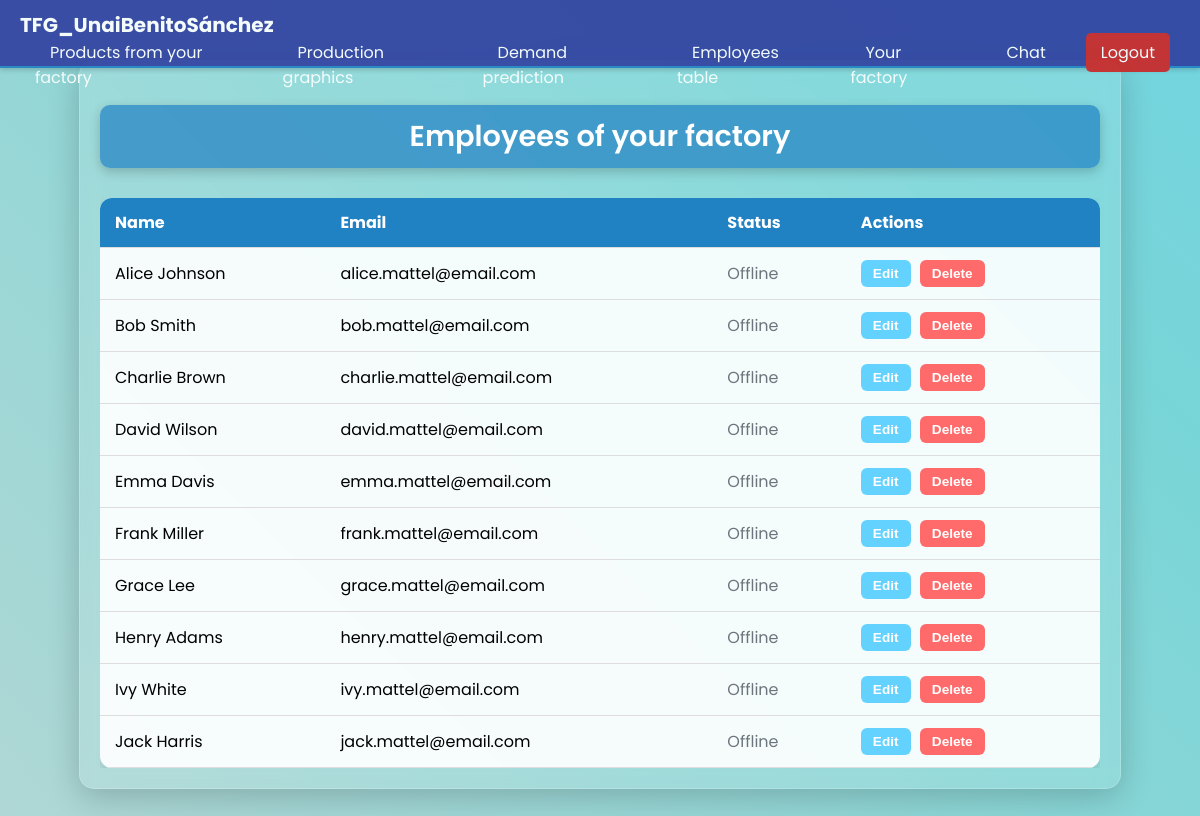
/php/employees_table.php (signed in), run on the app's committed database.
### tables this page shows
CREATE TABLE IF NOT EXISTS `employee` (
  `id_employee` INT NOT NULL AUTO_INCREMENT,
  `name` VARCHAR(255) NOT NULL,
  `email` VARCHAR(255) NOT NULL UNIQUE,
  `password` VARCHAR(10000) NOT NULL,
  `role` ENUM('worker', 'manager', 'admin') NOT NULL DEFAULT 'worker',
  `is_logged_in` BOOLEAN DEFAULT FALSE,
  PRIMARY KEY (`id_employee`)
);

### php/employees_table.php (the view, shortened to what this page needs)
<?php
require_once '../db_connect.php';
$bossEmail = $_SESSION['user_email'];
try {
    $stmt = $conn->prepare("SELECT id_boss_factory FROM boss WHERE email = :email");
    $stmt->bindParam(':email', $bossEmail);
    $stmt->execute();
    $boss = $stmt->fetch(PDO::FETCH_ASSOC);
    $bossId = $boss['id_boss_factory'];
    $stmt = $conn->prepare("SELECT factory_id_factory FROM factory_boss WHERE boss_id_boss_factory = :boss_id");
    $stmt->bindParam(':boss_id', $bossId);
    $stmt->execute();
    $factoryBoss = $stmt->fetch(PDO::FETCH_ASSOC);
    $factoryId = $factoryBoss['factory_id_factory'];
    $stmt = $conn->prepare("
    SELECT e.id_employee, e.name, e.email, e.role, e.is_logged_in
    FROM employee e
    JOIN factory_employee fe ON e.id_employee = fe.employee_id_employee
    WHERE fe.factory_id_factory = :factory_id
    ORDER BY e.name
");
    $stmt->bindParam(':factory_id', $factoryId);
    $stmt->execute();
    $employees = $stmt->fetchAll(PDO::FETCH_ASSOC);
} catch (PDOException $e) {
    die("Database error: " . $e->getMessage());
} catch (Exception $e) {
    die("Error: " . $e->getMessage());
}
?>
<!DOCTYPE html>
<html lang="es">
<head>
    <link rel="stylesheet" href="../css/employees_table.css">
    <link rel="stylesheet" href="../css/navbar.css">
</head>
<body>
    <nav class="navbar" style="height: 46px;">
        <a class="navbar-brand" href="landing_page.php" style="font-size: 20px">TFG_UnaiBenitoSánchez</a>
        <ul class="navbar-nav" id="navbarNav">
            <li class="nav-item">
                <a class="nav-link" href="dashboard.php">Products from your factory</a>
            </li>
            <li class="nav-item">
                <a class="nav-link" href="graphics.php">Production graphics</a>
            </li>
            <li class="nav-item">
                <a class="nav-link" href="./predict_view.php">Demand prediction</a>
            </li>
            <li class="nav-item">
                <a class="nav-link" href="employees_table.php">Employees table</a>
            </li>
            <li class="nav-item">
                <a class="nav-link" href="factory.php">Your factory</a>
            </li>
            <li class="nav-item">
                <a class="nav-link" href="chat.php">Chat</a>
            </li>
            <li class="nav-item">
                <a class="nav-logout-inline" href="../logout.php">Logout</a>
            </li>
        </ul>
    </nav>
    <div class="main-container" style="margin-top: 60px;">
        <?php if (count($employees) > 0): ?>
            <h2 class="table-title">Employees of your factory</h2>
            <div class="table-container">
                <table class="employees-table">
                    <thead>
                        <tr>
                            <th>Name</th>
                            <th>Email</th>
                            <th>Status</th>
                            <th>Actions</th>
                        </tr>
                    </thead>
                    <tbody>
                        <?php foreach ($employees as $employee): ?>
                            <tr <?php echo ($employee['is_logged_in']) ? 'class="active-session"' : ''; ?> data-employee-id="<?php echo $employee['id_employee']; ?>">
                                <td contenteditable="false">
                                    <?php echo htmlspecialchars($employee['name']); ?>
                                </td>
                                <td contenteditable="false"><?php echo htmlspecialchars($employee['email']); ?></td>
                                <td>
                                    <?php if ($employee['is_logged_in']): ?>
                                        <span class="status-active">Online</span>
                                    <?php else: ?>
                                        <span class="status-inactive">Offline</span>
                                    <?php endif; ?>
                                </td>
                                <td>
                                    <button class="edit-btn" onclick="enableEdit(this)">Edit</button>
                                    <button class="delete-btn" onclick="deleteEmployee(<?php echo $employee['id_employee']; ?>, this)">Delete</button>
                                </td>
                            </tr>
                        <?php endforeach; ?>
                    </tbody>
                </table>
            </div>
        <?php else: ?>
            <div class="no-employees">
                <h2>There are no employees on this factory.</h2>
            </div>
        <?php endif; ?>
    </div>
</body>
</html>

### css/employees_table.css (style rules this page uses)
html, body { margin: 0; padding: 0; min-height: 100vh; width: 100%; overflow-x: hidden; }
body { background: linear-gradient(45deg, #F7F9F9, #BED8D4, #78D5D7, #63D2FF, #2081C3); background-size: 400% 400%; background-attachment: fixed; animation: gradientBG 15s ease infinite; font-family: 'Poppins', sans-serif; position: relative; }
.navbar { position: fixed; top: 0; left: 0; right: 0; z-index: 1000; height: 46px; background-color: rgb(48, 63, 159); box-shadow: 0 2px 10px rgba(0, 0, 0, 0.2); display: flex; align-items: center; padding: 0 20px; transition: all 0.3s ease; }
.navbar-brand { color: white; text-decoration: none; font-weight: 500; font-size: 1rem; }
.navbar-nav { display: flex; list-style: none; margin: 0; padding: 0; margin-left: auto; }
.nav-item { margin: 0 10px; }
.nav-link { color: white; text-decoration: none; padding: 8px 12px; border-radius: 5px; transition: background-color 0.3s; }
.main-container { max-width: 1000px; margin: 60px auto 30px; padding: 20px; background-color: rgba(255, 255, 255, 0.1); backdrop-filter: blur(10px); border-radius: 15px; box-shadow: 0 8px 32px rgba(0, 0, 0, 0.2); border: 1px solid rgba(255, 255, 255, 0.2); position: relative; z-index: 1; }
.table-container { overflow-x: auto; margin-top: 30px; }
.employees-table { width: 100%; border-collapse: collapse; background-color: rgba(255, 255, 255, 0.9); border-radius: 12px; overflow: hidden; box-shadow: 0 8px 20px rgba(0, 0, 0, 0.1); }
.employees-table thead { background-color: #2081C3; color: #fff; font-weight: 600; }
.employees-table th, .employees-table td { padding: 12px 15px; text-align: left; border-bottom: 1px solid #ddd; }
.employees-table .edit-btn, .employees-table .delete-btn, .employees-table .save-btn { padding: 6px 12px; border: none; border-radius: 6px; font-weight: 600; cursor: pointer; margin-right: 5px; font-size: 0.85rem; }
.employees-table .edit-btn { background-color: #63D2FF; color: white; }
.employees-table .delete-btn { background-color: #FF6B6B; color: white; }
.table-title { text-align: center; font-size: 1.8rem; font-weight: 600; color: #ffffff; margin-bottom: 20px; background-color: rgba(32, 129, 195, 0.7); padding: 10px 20px; border-radius: 10px; box-shadow: 0 4px 12px rgba(0, 0, 0, 0.2); }
.nav-logout-inline { color: white; background-color: rgb(203, 35, 35); text-decoration: none; transition: color 0.3s, background-color 0.3s; padding: 8px 15px; border-radius: 5px; }
.status-inactive { color: #6c757d; }

### css/navbar.css (style rules this page uses)
.navbar { background-color: #303f9f; opacity: 0.9; z-index: 1000; display: flex; justify-content: space-between; align-items: center; padding: 10px 20px; flex-wrap: wrap; box-shadow: 0 2px 5px rgba(0, 0, 0, 0.2); border-bottom: 2px solid #2081C3; }
.navbar-brand { color: #fff; text-decoration: none; font-size: 24px; font-weight: bold; }
.navbar-nav { display: flex; list-style: none; margin: 0; padding: 0; flex-direction: row; }
.nav-item { margin-left: 15px; }
.nav-link { color: #fff; text-decoration: none; transition: color 0.3s, background-color 0.3s; padding: 8px 15px; border-radius: 5px; }

### php/employees_table.php (style rules this page uses)
.nav-logout-inline { color: white; background-color: rgb(203, 35, 35); text-decoration: none; transition: color 0.3s, background-color 0.3s; padding: 8px 15px; border-radius: 5px; }

### data on the page
employee: name "Alice Johnson", email "alice.mattel@email.com", is_logged_in "Offline"
employee: name "Bob Smith", email "bob.mattel@email.com", is_logged_in "Offline"
employee: name "Charlie Brown", email "charlie.mattel@email.com", is_logged_in "Offline"
employee: name "David Wilson", email "david.mattel@email.com", is_logged_in "Offline"
employee: name "Emma Davis", email "emma.mattel@email.com", is_logged_in "Offline"
employee: name "Frank Miller", email "frank.mattel@email.com", is_logged_in "Offline"
employee: name "Grace Lee", email "grace.mattel@email.com", is_logged_in "Offline"
employee: name "Henry Adams", email "henry.mattel@email.com", is_logged_in "Offline"
employee: name "Ivy White", email "ivy.mattel@email.com", is_logged_in "Offline"
employee: name "Jack Harris", email "jack.mattel@email.com", is_logged_in "Offline"
